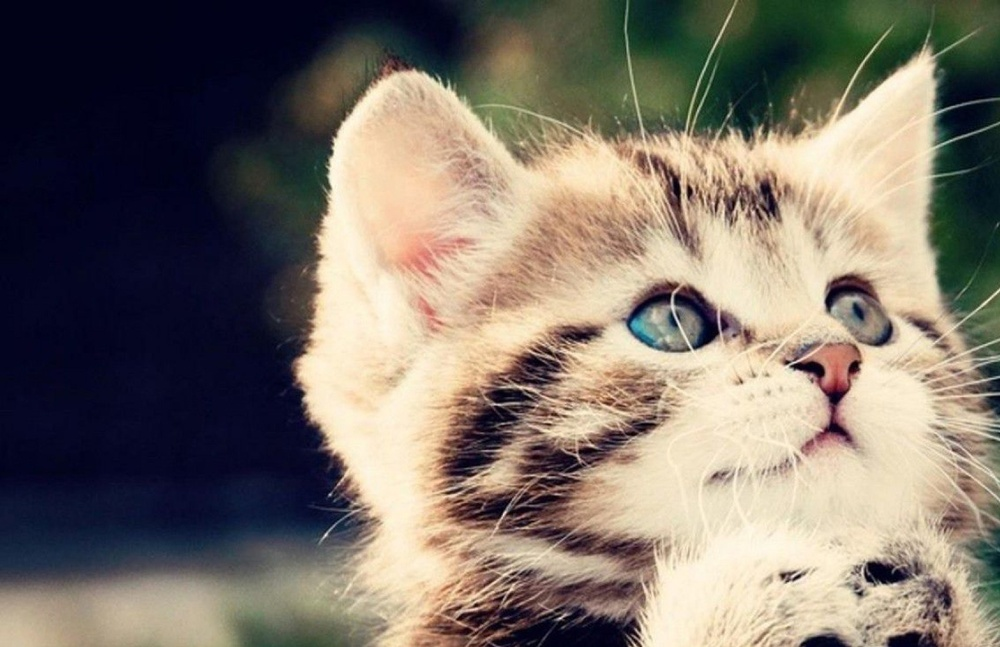
#> input picture assignments/assignment5/code/image2_1.jpg, 1000 x 647 px, shrunk from 1700 x 1100 before the run, found by its file name
$ python q3.py
#> lines starting #> are read from the running program, lines starting #| are printed output that depends on the picture
import cv2
import matplotlib.pyplot as plt
import numpy as np

def find_matches(img1, img2):
    sift = cv2.SIFT_create()
    keypoints_1, descriptors_1 = sift.detectAndCompute(img1,None)
    keypoints_2, descriptors_2 = sift.detectAndCompute(img2,None)

    # exectue feature matching
    bf = cv2.BFMatcher(cv2.NORM_L1, crossCheck=True)

    matches = bf.match(descriptors_1,descriptors_2)

    return matches, keypoints_1, keypoints_2


def warp(img1, img2):
    matches, k1, k2 = find_matches(img1, img2)

    k1 = np.float32([kp.pt for kp in k1])
    k2 = np.float32([kp.pt for kp in k2])

    ptsA = np.float32([k1[m.queryIdx] for m in matches])
    ptsB = np.float32([k2[m.trainIdx] for m in matches])


    H, status = cv2.findHomography(ptsA,ptsB, cv2.RANSAC, 4)

    rows1, cols1 = img1.shape[:2]
    rows2, cols2 = img2.shape[:2]

    list_of_points_1 = np.float32([[0,0], [0, rows1], [cols1, rows1], [cols1, 0]]).reshape(-1, 1, 2)
    temp_points = np.float32([[0,0], [0, rows2], [cols2, rows2], [cols2, 0]]).reshape(-1, 1, 2)

    list_of_points_2 = cv2.perspectiveTransform(temp_points, H)

    list_of_points = np.concatenate((list_of_points_1, list_of_points_2), axis=0)

    [x_min, y_min] = np.int32(list_of_points.min(axis=0).ravel() - 0.5)
    [x_max, y_max] = np.int32(list_of_points.max(axis=0).ravel() + 0.5)
    translation_dist = [-x_min, -y_min]

    H_translation = np.array([[1, 0, translation_dist[0]], [0, 1, translation_dist[1]], [0, 0, 1]])

    out = cv2.warpPerspective(img1, H_translation.dot(H), (x_max-x_min, y_max-y_min))
    out[translation_dist[1]:rows1+translation_dist[1], translation_dist[0]:cols1+translation_dist[0]] = img2

    return out


# read images
img1 = cv2.imread('image2_1.jpg', 0)
#> img1: shape (647, 1000); min 0, max 251, mean 116.7
img2 = cv2.imread('image2_2.jpg', 0)
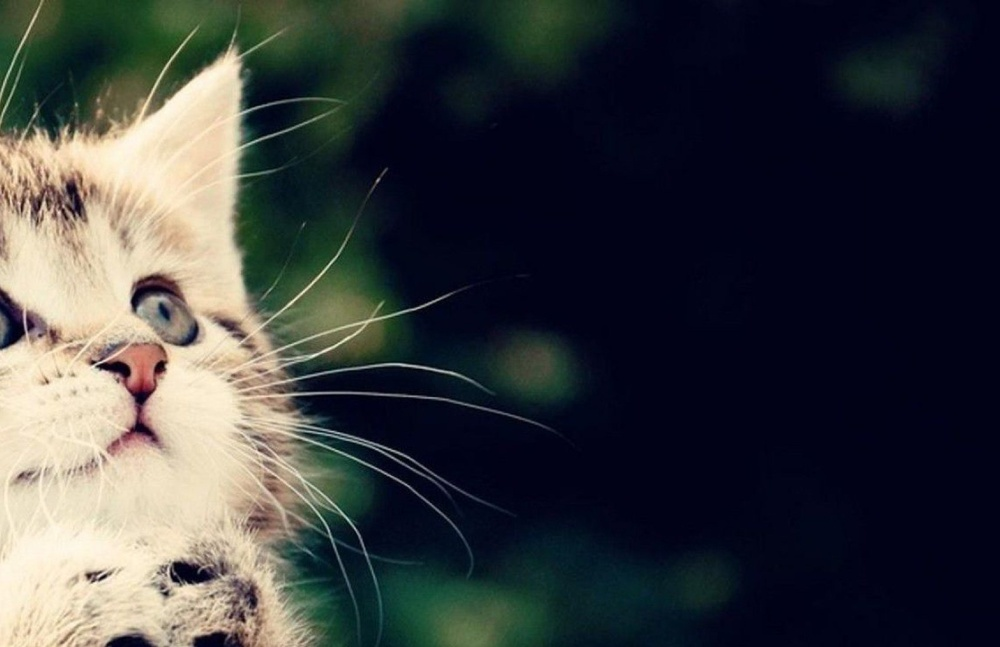
#> input picture assignments/assignment5/code/image2_2.jpg, 1000 x 647 px, shrunk from 1700 x 1100 before the run, found by its file name
#> img2: shape (647, 1000); min 0, max 250, mean 58.9
img3 = cv2.imread('image2_3.jpg', 0)
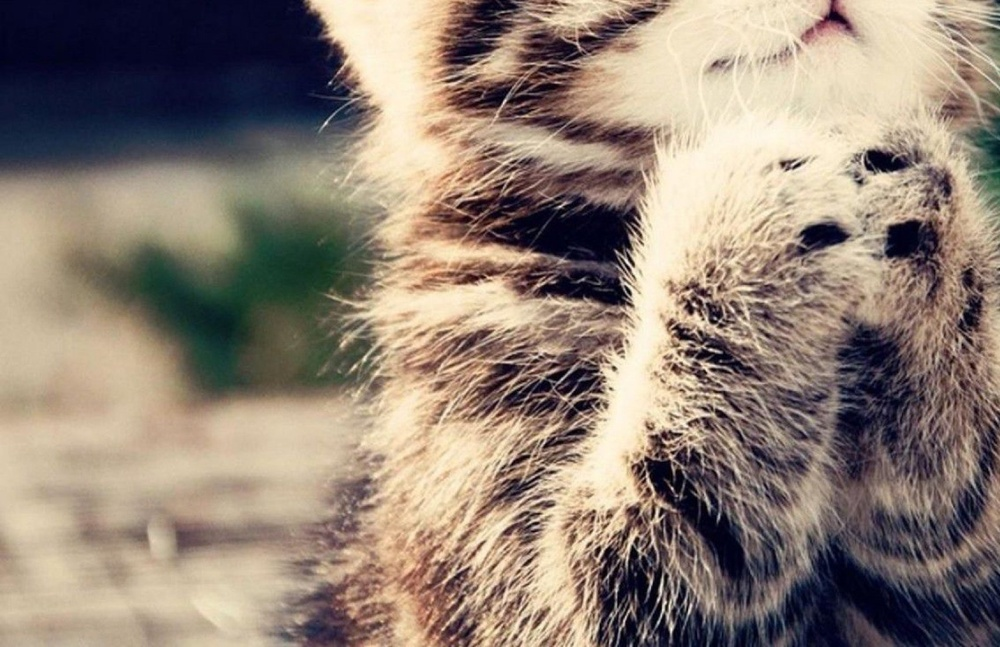
#> input picture assignments/assignment5/code/image2_3.jpg, 1000 x 647 px, shrunk from 1700 x 1100 before the run, found by its file name
#> img3: shape (647, 1000); min 0, max 251, mean 133.3
img4 = cv2.imread('image2_4.jpg', 0)
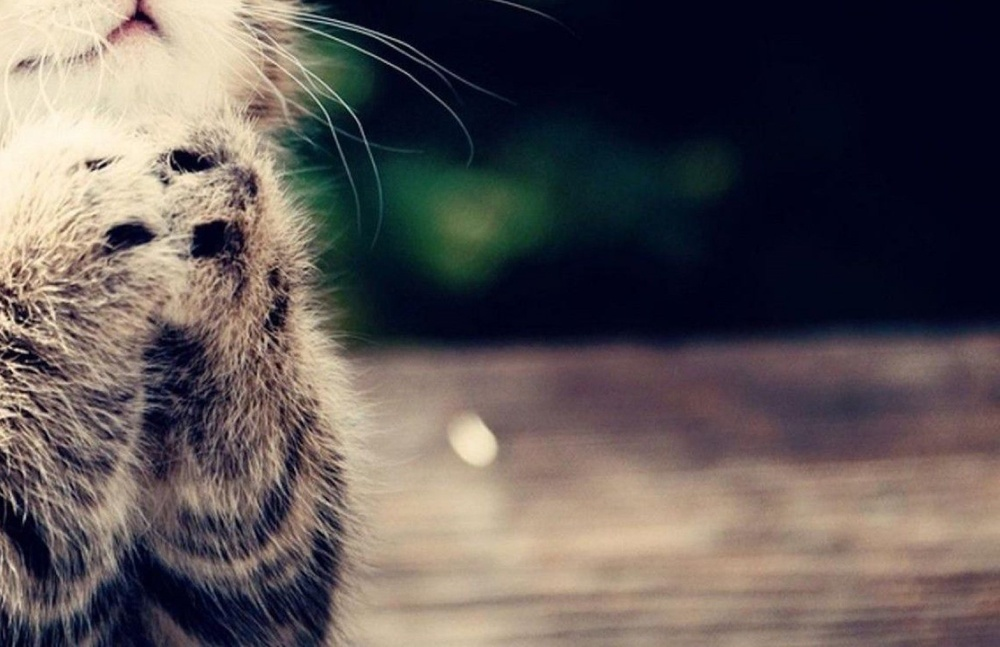
#> input picture assignments/assignment5/code/image2_4.jpg, 1000 x 647 px, shrunk from 1700 x 1100 before the run, found by its file name
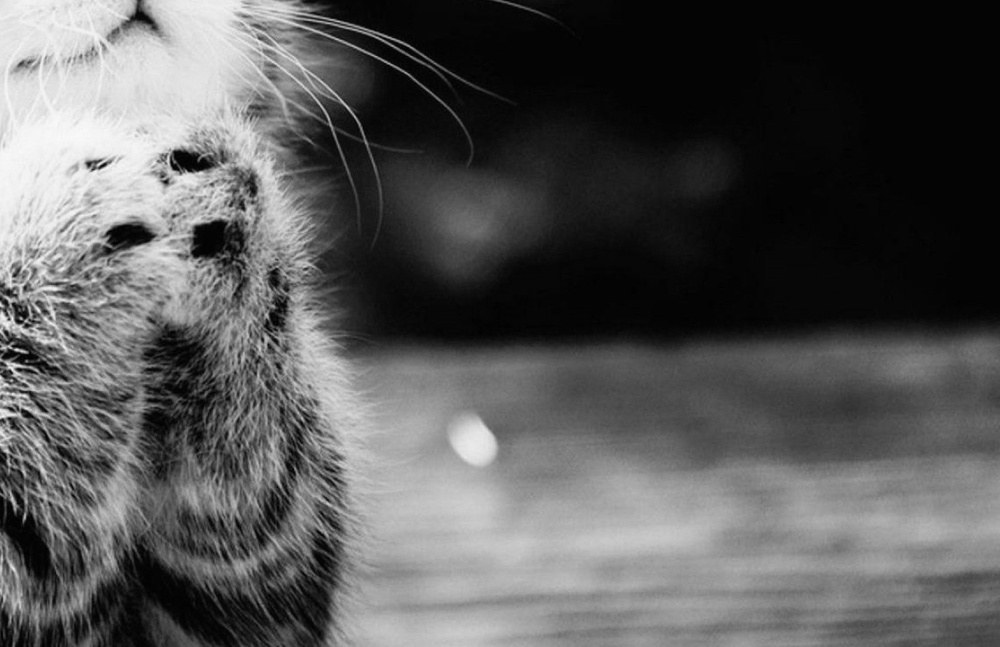
#> img4: shape (647, 1000); min 0, max 249, mean 88.4


top = warp(img1, img2)
#> in find_matches, `keypoints_1, descriptors_1 = sift.detectAndCompute(img1,None)`: keypoints_1 = 3819 keypoints; strongest (x, y, size): (879, 572, 17.9), (854, 367, 8.4), (835, 395, 13.8), (798, 577, 3.1)
#> in find_matches, `keypoints_2, descriptors_2 = sift.detectAndCompute(img2,None)`: keypoints_2 = 1807 keypoints; strongest (x, y, size): (185, 572, 17.8), (160, 367, 8.4), (141, 395, 13.8), (104, 577, 3.1)
#> in find_matches, `matches = bf.match(descriptors_1,descriptors_2)`: matches = 1260 matches
#> in warp, `matches, k1, k2 = find_matches(img1, img2)`: k1 has the same summary as keypoints_1 in find_matches; k2 has the same summary as keypoints_2 in find_matches
#> in warp, `k1 = np.float32([kp.pt for kp in k1])`: k1 = 3819 pairs, first value 278.2 to 997, second value 3.63 to 644.1
#> in warp, `k2 = np.float32([kp.pt for kp in k2])`: k2 = 1807 pairs, first value 2.47 to 885.1, second value 3.56 to 643.8
#> in warp, `ptsA = np.float32([k1[m.queryIdx] for m in matches])`: ptsA = 1260 pairs, first value 278.5 to 996.7, second value 3.63 to 643.8
#> in warp, `ptsB = np.float32([k2[m.trainIdx] for m in matches])`: ptsB = 1260 pairs, first value 2.64 to 536.9, second value 3.56 to 643.8
#> in warp, `H, status = cv2.findHomography(ptsA,ptsB, cv2.RANSAC, 4)`: H = [[1, 4e-05, -693.9], [-0.000174, 1, 0.0996], [-4.55e-07, 3.39e-07, 1]]; status = 1260 values, max 1 at index 89, min 0 at index 0, mean 0.902
#> in warp, `list_of_points_2 = cv2.perspectiveTransform(temp_points, H)`: list_of_points_2 = [[-693.9, 0.0996], [-693.8, 646.9], [305.9, 647], [305.9, -0.0746]]
#> in warp, `list_of_points = np.concatenate((list_of_points_1, list_of_points_2), ..`: list_of_points = [[0, 0], [0, 647], [1000, 647], [1000, 0], [-693.9, 0.0996], [-693.8, 646.9], [305.9, 647], [305.9, -0.0746]]
#> in warp, `[x_min, y_min] = np.int32(list_of_points.min(axis=0).ravel() - 0.5)`: x_min = -694; y_min = 0
#> in warp, `[x_max, y_max] = np.int32(list_of_points.max(axis=0).ravel() + 0.5)`: x_max = 1000; y_max = 647
#> in warp, `translation_dist = [-x_min, -y_min]`: translation_dist = [694, 0]
#> in warp, `H_translation = np.array([[1, 0, translation_dist[0]], [0, 1, translat..`: H_translation = [[1, 0, 694], [0, 1, 0], [0, 0, 1]]
#> in warp, `out[translation_dist[1]:rows1+translation_dist[1], translation_dist[0]..`:
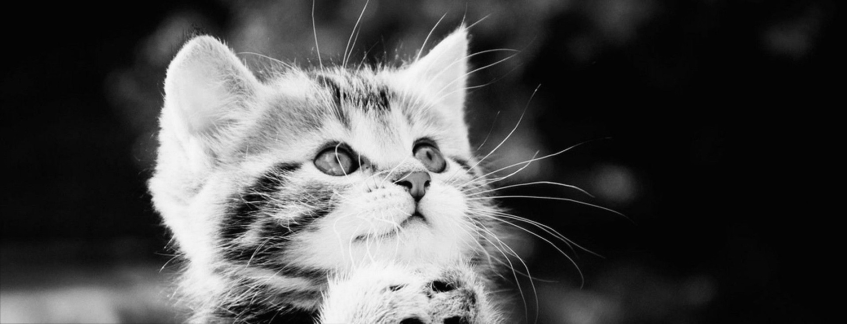
#> out: shape (647, 1694) (shown at 1/2 size); min 0, max 251, mean 74.9
bottom = warp(img3, img4)
#> in find_matches (call 2), `keypoints_1, descriptors_1 = sift.detectAndCompute(img1,None)`: keypoints_1 = 8069 keypoints; strongest (x, y, size): (824, 235, 22.5), (879, 160, 17.9), (711, 350, 2.7), (614, 368, 3.4)
#> in find_matches (call 2), `keypoints_2, descriptors_2 = sift.detectAndCompute(img2,None)`: keypoints_2 = 4106 keypoints; strongest (x, y, size): (185, 160, 17.8), (17, 350, 2.7), (104, 165, 3.1), (215, 241, 31.8)
#> in find_matches (call 2), `matches = bf.match(descriptors_1,descriptors_2)`: matches = 3138 matches
#> in warp (call 2), `matches, k1, k2 = find_matches(img1, img2)`: k1 has the same summary as keypoints_1 in find_matches; k2 has the same summary as keypoints_2 in find_matches
#> in warp (call 2), `k1 = np.float32([kp.pt for kp in k1])`: k1 = 8069 pairs, first value 52.17 to 997.2, second value 2.34 to 644.1
#> in warp (call 2), `k2 = np.float32([kp.pt for kp in k2])`: k2 = 4106 pairs, first value 2.48 to 927.2, second value 4.46 to 644.1
#> in warp (call 2), `ptsA = np.float32([k1[m.queryIdx] for m in matches])`: ptsA = 3138 pairs, first value 297.5 to 996.7, second value 4.28 to 644.1
#> in warp (call 2), `ptsB = np.float32([k2[m.trainIdx] for m in matches])`: ptsB = 3138 pairs, first value 2.48 to 701.5, second value 7.29 to 644.1
#> in warp (call 2), `H, status = cv2.findHomography(ptsA,ptsB, cv2.RANSAC, 4)`: H = [[1, -8.17e-06, -694.2], [2.14e-05, 1, -0.0154], [7.8e-08, 5.36e-08, 1]]; status = 3138 values, max 1 at index 238, min 0 at index 0, mean 0.915
#> in warp (call 2), `list_of_points_2 = cv2.perspectiveTransform(temp_points, H)`: list_of_points_2 = [[-694.2, -0.0154], [-694.2, 647], [305.9, 647], [305.9, 0.00603]]
#> in warp (call 2), `list_of_points = np.concatenate((list_of_points_1, list_of_points_2), ..`: list_of_points = [[0, 0], [0, 647], [1000, 647], [1000, 0], [-694.2, -0.0154], [-694.2, 647], [305.9, 647], [305.9, 0.00603]]
#> in warp (call 2), `out[translation_dist[1]:rows1+translation_dist[1], translation_dist[0]..`:
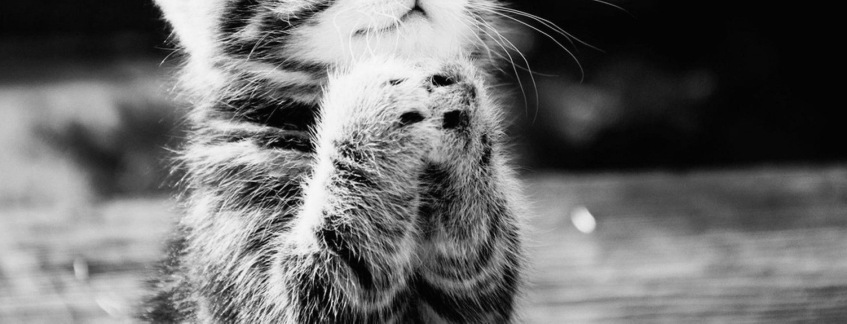
#> out: shape (647, 1694) (shown at 1/2 size); min 0, max 251, mean 107.5
out = warp(top, bottom)
#> in find_matches (call 3), `keypoints_1, descriptors_1 = sift.detectAndCompute(img1,None)`: keypoints_1 = 4163 keypoints; strongest (x, y, size): (879, 572, 17.9), (854, 367, 8.4), (835, 395, 13.8), (798, 577, 3.1)
#> in find_matches (call 3), `keypoints_2, descriptors_2 = sift.detectAndCompute(img2,None)`: keypoints_2 = 8468 keypoints; strongest (x, y, size): (823, 235, 22.5), (879, 160, 17.9), (711, 350, 2.7), (614, 368, 3.4)
#> in find_matches (call 3), `matches = bf.match(descriptors_1,descriptors_2)`: matches = 2143 matches
#> in warp (call 3), `matches, k1, k2 = find_matches(img1, img2)`: k1 has the same summary as keypoints_1 in find_matches; k2 has the same summary as keypoints_2 in find_matches
#> in warp (call 3), `k1 = np.float32([kp.pt for kp in k1])`: k1 = 4163 pairs, first value 278.2 to 1579.1, second value 3.56 to 644.1
#> in warp (call 3), `k2 = np.float32([kp.pt for kp in k2])`: k2 = 8468 pairs, first value 52.1 to 1659.5, second value 2.6 to 644.1
#> in warp (call 3), `ptsA = np.float32([k1[m.queryIdx] for m in matches])`: ptsA = 2143 pairs, first value 299 to 1230.4, second value 36.16 to 644.1
#> in warp (call 3), `ptsB = np.float32([k2[m.trainIdx] for m in matches])`: ptsB = 2143 pairs, first value 297.3 to 1621.2, second value 2.86 to 642.8
#> in warp (call 3), `H, status = cv2.findHomography(ptsA,ptsB, cv2.RANSAC, 4)`: H = [[1, -0.00029, -0.184], [7.96e-06, 1, -411.8], [4.01e-07, -1.65e-07, 1]]; status = 2143 values, max 1 at index 3, min 0 at index 0, mean 0.72
#> in warp (call 3), `list_of_points_2 = cv2.perspectiveTransform(temp_points, H)`: list_of_points_2 = [[-0.184, -411.8], [-0.371, 235.4], [1693.8, 235.2], [1693.8, -411.6]]
#> in warp (call 3), `list_of_points = np.concatenate((list_of_points_1, list_of_points_2), ..`: list_of_points = [[0, 0], [0, 647], [1694, 647], [1694, 0], [-0.184, -411.8], [-0.371, 235.4], [1693.8, 235.2], [1693.8, -411.6]]
#> in warp (call 3), `[x_min, y_min] = np.int32(list_of_points.min(axis=0).ravel() - 0.5)`: x_min = 0; y_min = -412
#> in warp (call 3), `[x_max, y_max] = np.int32(list_of_points.max(axis=0).ravel() + 0.5)`: x_max = 1694
#> in warp (call 3), `translation_dist = [-x_min, -y_min]`: translation_dist = [0, 412]
#> in warp (call 3), `H_translation = np.array([[1, 0, translation_dist[0]], [0, 1, translat..`: H_translation = [[1, 0, 0], [0, 1, 412], [0, 0, 1]]
#> in warp (call 3), `out[translation_dist[1]:rows1+translation_dist[1], translation_dist[0]..`:
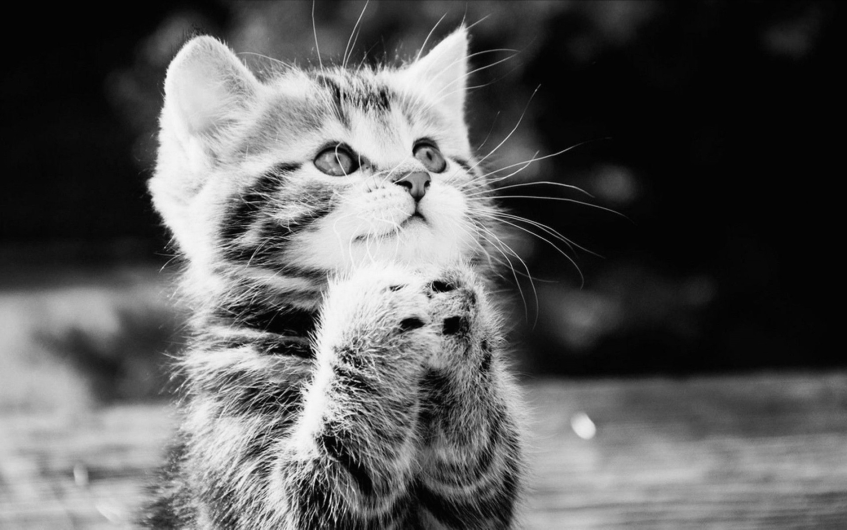
#> out: shape (1059, 1694) (shown at 1/2 size); min 0, max 251, mean 92.1
cv2.imwrite('out3.png', out)
